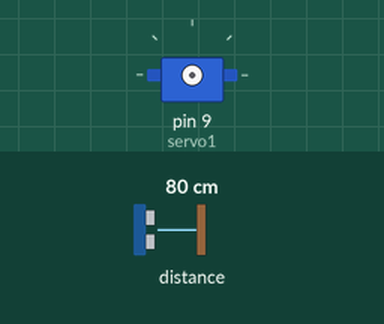
Simulated run of this sketch. Board: Arduino Uno, built with avr-gcc and run on an emulated ATmega328P. Shown: servo. Wiring (inferred from the names in the program): LIDAR-Lite range finder at I2C address 0x62. The inputs (shaded band) are chosen by the test bench; at power-on: distance to the obstacle 80 cm. What the sketch prints to the serial monitor is not drawn.

Above: at 0.15 s.
At 1.25 s:
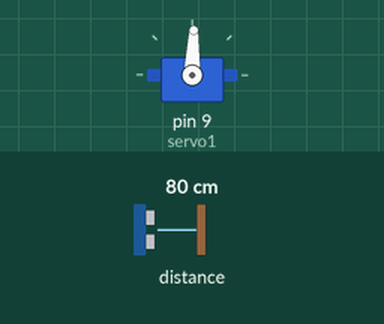
At 2.35 s:
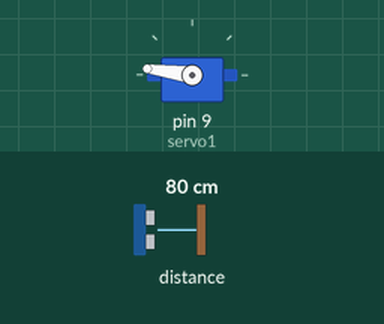
At 4.6 s:
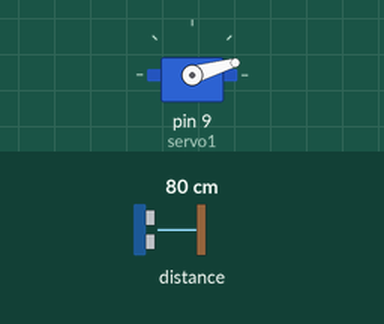
Timing chart, 0 to 6.2 s (numbered marks = the images above):
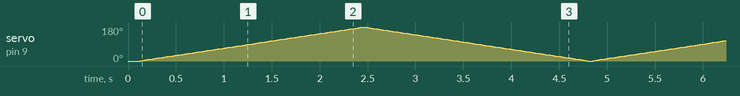

The sketch:

servoLidarMatlab.ino
```cpp
// Laser mapping application
// Tested on Arduino 1.6.5
//
// Parts of the code taken from the PulsedLight3D online repository
// https://github.com/PulsedLight3D/LIDARLite_Basics


#include <Servo.h>  // servo library
#include <I2C.h> //DSS I2C library

#define    LIDARLite_ADDRESS   0x62          // Default I2C Address of LIDAR-Lite.
#define    RegisterMeasure     0x00          // Register to write to initiate ranging.
#define    MeasureValue        0x04          // Value to initiate ranging.
#define    RegisterHighLowB    0x8f          // Register to get both High and Low bytes in 1 call.
#define    CalibrationRegister     0x13          // The register to set for calibration
#define    CalibrationOffsetVlue   0xFE          // The calibration offset... see note below.

Servo servo1;  // servo control object

void setup() {

  Serial.begin(9600); //Opens serial connection at 9600bps.
  I2c.begin(); // Opens & joins the irc bus as master
  delay(100); // Waits to make sure everything is powered up before sending or receiving data
  I2c.timeOut(50); // Sets a timeout to ensure no locking up of sketch if I2C communication fails
  LidarLiteCalibrate();

  servo1.attach(9);
}

void LidarLiteCalibrate(){
 // Write 0x04 to register 0x00
  uint8_t nackack = 100; // Setup variable to hold ACK/NACK resopnses
  while (nackack != 0){ // While NACK keep going (i.e. continue polling until sucess message (ACK) is received )
    nackack = I2c.write(LIDARLite_ADDRESS,CalibrationRegister, CalibrationOffsetVlue); // Write Calibration Offset Value to 0x13
    delay(1); // Wait 1 ms to prevent overpolling
  }
}

int getDistance(){
  // Write 0x04 to register 0x00
  uint8_t nackack = 100; // Setup variable to hold ACK/NACK resopnses
  while (nackack != 0){ // While NACK keep going (i.e. continue polling until sucess message (ACK) is received )
    nackack = I2c.write(LIDARLite_ADDRESS,RegisterMeasure, MeasureValue); // Write 0x04 to 0x00
    delay(1); // Wait 1 ms to prevent overpolling
  }

  byte distanceArray[2]; // array to store distance bytes from read function

  // Read 2byte distance from register 0x8f
  nackack = 100; // Setup variable to hold ACK/NACK resopnses
  while (nackack != 0){ // While NACK keep going (i.e. continue polling until sucess message (ACK) is received )
    nackack = I2c.read(LIDARLite_ADDRESS,RegisterHighLowB, 2, distanceArray); // Read 2 Bytes from LIDAR-Lite Address and store in array
    delay(1); // Wait 1 ms to prevent overpolling
  }

  return (distanceArray[0] << 8) + distanceArray[1];  // Shift high byte [0] 8 to the left and add low byte [1] to create 16-bit int
}

void loop() {
  int position;
  int dist1, dist2, avgdist;
  int angle;

 // Tell servo to go to 180 degrees, stepping by two degrees
 for(position = 0; position < 180; position += 2)
  {
    servo1.write(position);  // Move to next position
    delay(20);// Short pause to allow it to move

    angle = servo1.read();
    Serial.println(angle);

    // measure distance twice and calculate the average
    dist1 = getDistance();
    dist2 = getDistance();

    avgdist = (dist1+dist2)/2;

    Serial.println(avgdist);
  }


  // Tell servo to go to 0 degrees, stepping by two degrees
  for(position = 180; position >= 0; position -= 2)
  {
    servo1.write(position);  // Move to next position
    delay(20);               // Short pause to allow it to move

    angle = servo1.read();
    Serial.println(angle);

    // measure distance twice and calculate the average
    dist1 = getDistance();
    dist2 = getDistance();

    avgdist = (dist1+dist2)/2;

    Serial.println(avgdist);
  }
}
```
